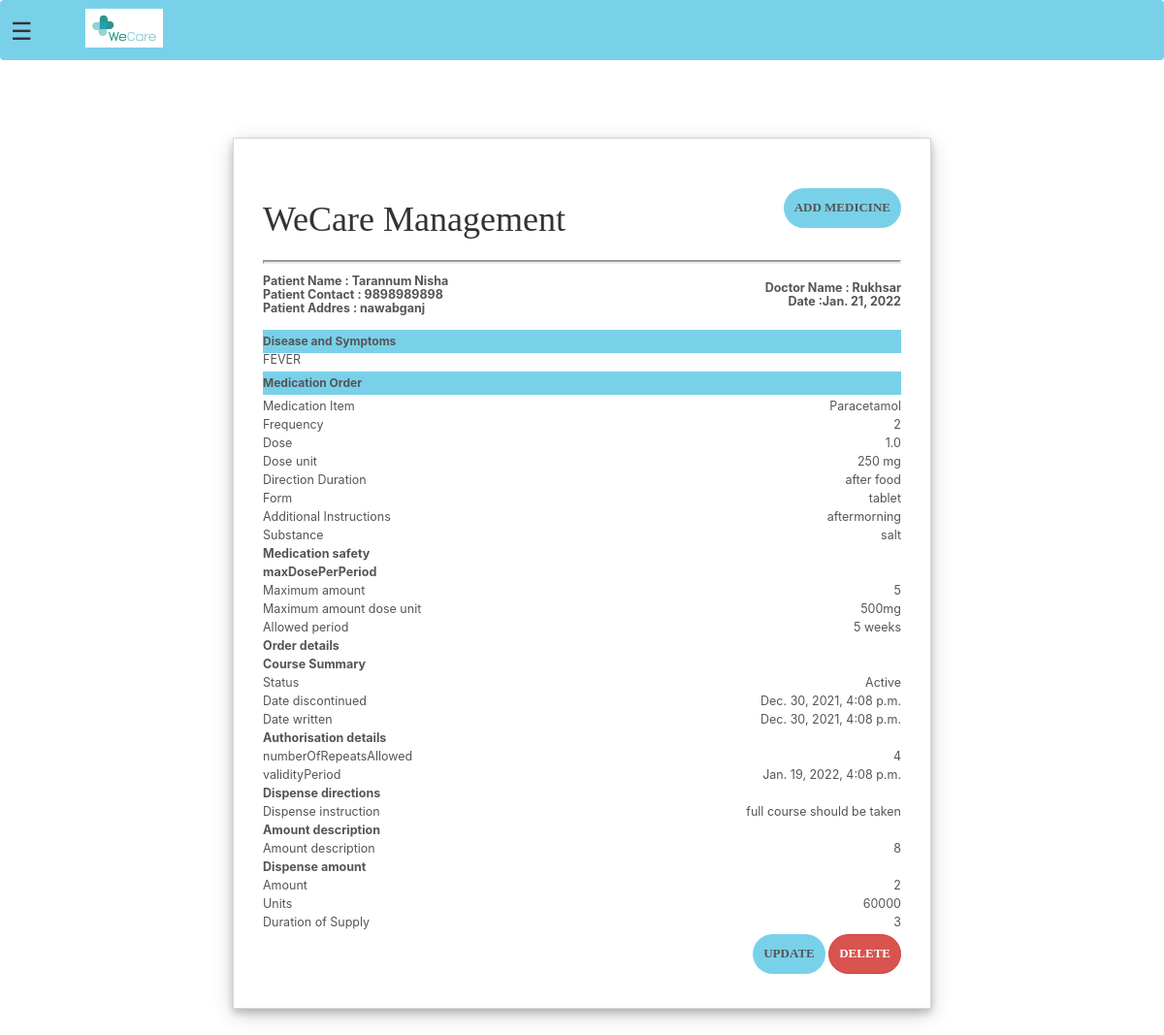
The app's page /new-prescription/3 (signed in) with its own data.
### hospital/models.py (models this page shows, shortened)
class Patient(models.Model):
    user = models.OneToOneField(User, on_delete=models.CASCADE)
    profile_pic = models.ImageField(
        upload_to='profile_pic/PatientProfilePic/', null=True, blank=True)
    address = models.CharField(max_length=40)
    mobile = models.CharField(max_length=20, null=False)
    symptoms = models.CharField(max_length=100, null=False)
    assignedDoctorId = models.PositiveIntegerField(null=True)
    allergy_substance = models.CharField(max_length=100)
    allergy_criticality = models.CharField(
        max_length=20, choices=criticality, default='low')
    problems_list = models.CharField(max_length=100, null=False)
    immunization = models.CharField(max_length=100, null=False)
    history_procedure = models.CharField(max_length=100, null=False)
    diagnostic_results = models.FileField(
        upload_to='patient_document/', null=True, blank=True)
    past_history_of_illness = models.CharField(max_length=100, null=False)
    @property
    def get_name(self):
        return self.user.first_name+" "+self.user.last_name

class PatientPrescriptionDetails(models.Model):
    patientId=models.PositiveIntegerField(null=True)
    medicationItem=models.CharField(max_length=100)
    frequency=models.PositiveIntegerField(null=False)
    dose=models.FloatField(null=False)
    doseUnit=models.CharField(max_length=100)
    directionDuration=models.CharField(max_length=200)
    form=models.CharField(max_length=100)
    additionalInstruc=models.CharField(max_length=400)
    substance=models.CharField(max_length=100)
    date=models.DateField(auto_now=True)
    safetyAmount=models.PositiveIntegerField(null=False)
    safetyDoseUnit=models.CharField(max_length=400)
    safetyAllowedPer=models.CharField(max_length=400)
    orderStatus=models.CharField(max_length=100)
    orderDateDisc=models.DateTimeField(blank=True,default=datetime.now)
    orderDateWritten=models.DateTimeField(blank=True,default=datetime.now)
    authRepeat=models.PositiveIntegerField(null=False,blank=True)
    authValPer=models.DateTimeField(blank=True,default=datetime.now)
    dispInstruc=models.CharField(max_length=100,blank=True)
    dispDescrip=models.CharField(max_length=100,blank=True)
    dispAmount=models.PositiveIntegerField(null=False,blank=True)
    dispAmountUnits=models.CharField(max_length=200,blank=True)
    dispDurution=models.CharField(max_length=200,blank=True)

### hospital/views.py (the view)
@login_required(login_url='doctorlogin')
@user_passes_test(is_doctor)
def new_prescription_patient_view(request, pk):
    patient = models.Patient.objects.get(id=pk)
    assignedDoctor = models.User.objects.all().filter(id=patient.assignedDoctorId)
    pDD = models.PatientPrescriptionDetails.objects.all().filter(patientId=pk)
    patientDict = {
        'patientId': pk,
        'name': patient.get_name,
        'mobile': patient.mobile,
        'address': patient.address,
        'symptoms': patient.symptoms,
        'assignedDoctorName': assignedDoctor[0].first_name,
        'pDD': pDD,
        'todayDate': date.today(),
        'doctor': models.Doctor.objects.get(user_id=request.user.id),
    }
    return render(request, 'hospital/patient_new_prescription.html', context=patientDict)

### hospital/views.py (called while the page is built)
def is_doctor(user):
    return user.groups.filter(name='DOCTOR').exists()

### templates/hospital/patient_new_prescription.html (shortened to what this page needs)
{% extends 'hospital/doctor_base.html' %}
{% block content %}
{% load static %}
<head>
    <link href="//netdna.bootstrapcdn.com/bootstrap/3.0.0/css/bootstrap.min.css" rel="stylesheet" id="bootstrap-css">
</head>
<br>
<div class="invoice-box">
  <table cellpadding="0" cellspacing="0">
    <tr class="top">
      <td colspan="2">
        <table>
          <tr>
            <td class="title">
              <h1 style="font-family: Cambria, Cochin, Georgia, Times, 'Times New Roman', serif;">WeCare Management</h1>
            </td>
            <td>
              <a href="{% url 'add-medicine' patientId %}" class="btn btn-white" role="button"
               aria-pressed="true"><b style="color: #555;">Add Medicine</b></a>
            </td>
          </tr>
        </table>
        <hr>
      </td>
    </tr>
    <tr class="information">
      <td colspan="2">
        <table>
          <tr>
            <td>
              Patient Name : {{name}}<br>
              Patient Contact : {{mobile}}<br>
              Patient Addres : {{address}}<br>
            </td>
            <td>
              Doctor Name :
              {{assignedDoctorName}}<br>
               Date :{{todayDate}}
            </td>
          </tr>
        </table>
      </td>
    </tr>
    <tr class="heading">
      <td colspan="2">
        Disease and Symptoms
      </td>
    </tr>
    <tr class="details" style="text-transform: uppercase; padding-top: 10px;">
      <td>
        {{symptoms}}
      </td>
    </tr>
    <br>
    <tr class="heading">
      <td colspan="2">
        Medication Order
      </td>
    </tr>
    {% for m in pDD %}
      {% if m.date == todayDate %}
      <td>
       <tr class="item">
            <td >
              Medication Item
            </td>
            <td>
              {{m.medicationItem}}
            </td>
            <td>
              Frequency
            </td>
            <td>
              {{m.frequency}}
            </td>
          </tr>
          <tr class="item">
            <td>
              Dose
            </td>
            <td>
              {{m.dose}}
            </td>
          </tr>
          <tr class="item">
            <td>
              Dose unit
            </td>
            <td>
              {{m.doseUnit}}
            </td>
          </tr>
          <tr class="item">
            <td>
              Direction Duration
            </td>
            <td>
              {{m.directionDuration}}
            </td>
          </tr>
          <tr class="item">
            <td>
              Form
            </td>
            <td>
              {{m.form}}
            </td>
          </tr>
          <tr class="item">
            <td>
              Additional Instructions
            </td>
            <td>
              {{m.additionalInstruc}}
            </td>
          </tr>
          <tr class="item">
            <td>
              Substance
            </td>
            <td>
              {{m.substance}}
            </td>
          </tr>
          <tr class="item">
            <td>
             <b> Medication safety</b>
            </td>
          </tr>
          <tr class="item">
            <td>
             <b> maxDosePerPeriod</b>
            </td>
          </tr>
          <tr>
            <td>
              Maximum amount
            </td>
            <td>
              {{m.safetyAmount}}
            </td>
          </tr>
          <tr class="item">
            <td>
              Maximum amount dose unit
            </td>
            <td>
              {{m.safetyDoseUnit}}
            </td>
          </tr>
          <tr class="item">
            <td>
              Allowed period
            </td>
            <td>
              {{m.safetyAllowedPer}}
            </td>
          </tr>
          <tr class="item">
            <td>
              <b>Order details</b>
            </td>
          </tr>
          <tr class="item">
            <td>
              <b>Course Summary</b>
            </td>
          </tr>
          <tr>
            <td>
              Status
            </td>
            <td>
              {{m.orderStatus}}
            </td>
          </tr>
          <tr class="item">
            <td>
              Date discontinued
            </td>
            <td>
              {{m.orderDateDisc}}
            </td>
          </tr>
          <tr class="item">
            <td>
              Date written
            </td>
            <td>
              {{m.orderDateWritten}}
            </td>
          </tr>
          <tr class="item">
            <td>
              <b>Authorisation details</b>
            </td>
          </tr>
          <tr>
            <td>
              numberOfRepeatsAllowed
            </td>
            <td>
              {{m.authRepeat}}
            </td>
          </tr>
          <tr class="item">
            <td>
              validityPeriod
            </td>
            <td>
              {{m.authValPer}}
            </td>
          </tr>
          <tr class="item">
            <td>
             <b> Dispense directions</b>
            </td>
          </tr>
          <tr class="item">
            <td>
              Dispense instruction
            </td>
            <td>
              {{m.dispInstruc}}
            </td>
            <tr class="item">
              <td>
               <b> Amount description</b>
              </td>
            </tr>
          </tr>
            <tr class="item">
            <td>
              Amount description
              </td>
              <td>
                {{m.dispDescrip}}
                </td>
          </tr>
          <tr class="item">
            <td>
             <b> Dispense amount </b>
            </td>
          </tr>
          <tr>
            <td>
              Amount
            </td>
            <td>
              {{m.dispAmount}}
            </td>
          </tr>
          <tr class="item">
            <td>
              Units
            </td>
            <td>
              {{m.dispAmountUnits}}
            </td>
          </tr>
          <tr class="item">
            <td>
              Duration of Supply
            </td>
            <td>
              {{m.dispDurution}}
            </td>
          </tr>
          <tr class="item">
          <td></td>
            <td>
              <a href="{% url 'update-medicine' patientId m.pk %}" class="btn btn-white" role="button"aria-pressed="true"><b style="color: #555;">Update</b></a>
              <a href="{% url 'delete-medicine' patientId m.pk %}" class="btn btn-danger " role="button"aria-pressed="true"><b style="color: #fff;">Delete</b></a>
            </td>
          </tr>
      </td>
      {% endif %}
    {% endfor %}
  </table>
</div>
<br> <br> <br>
{% endblock content %}

### templates/hospital/doctor_base.html (style rules this page uses)
a:link { text-decoration: none; }
a { color: white; ; }

### templates/hospital/patient_new_prescription.html (style rules this page uses)
.invoice-box { width: 60%; max-width: 3000px; margin: auto; padding: 30px; border: 1px solid #0D98BE; box-shadow: 0 4px 8px 0 rgba(0, 0, 0, 0.2), 0 6px 20px 0 rgba(0, 0, 0, 0.19); border:solid rgba(218, 213, 213, 0.993) 1px ; font-size: 1.25rem; line-height: 14px; font-family:-apple-system, BlinkMacSystemFont,"Segoe UI",Roboto,"Helvetica Neue",Arial,"Noto Sans",sans-serif,"Apple Color Emoji","Segoe UI Emoji","Segoe UI Symbol","Noto Color Emoji"; color: #555; }
.invoice-box table { width: 100%; line-height: inherit; text-align: left; }
.invoice-box table td { padding-bottom: 5px; }
.invoice-box table tr td:nth-child(2) { text-align: right; }
.invoice-box table tr.top table td { padding-bottom: 20px; }
.invoice-box table tr.top table td.title { font-size: 45px; line-height: 45px; color: #333; padding-bottom: 5px; }
.invoice-box table tr.information table td { padding-bottom: 10px; font-weight:700; }
.invoice-box table tr.heading td { background:#79d1e9; padding-top:5px; font-weight: bold; font-size: 12px; }
.btn-white { background-color:#79d1e9; color:white; }
.btn:link,.btn:visited { text-transform:uppercase; text-decoration:none; font-size: small; font-family: 'Times New Roman', Times, serif; padding:10px; display:inline-block; border-radius: 100px; }
hr { display: block; margin-top: 0.5em; margin-bottom: 0.5em; margin-left: auto; margin-right: auto; border-style: inset; border-width: 2px; }

### records on screen
Patient: mobile "9898989898", address "nawabganj", symptoms "FEVER"
PatientPrescriptionDetails: medicationItem "Paracetamol", frequency "2", dose "1.0", doseUnit "250 mg", directionDuration "after food", form "tablet", additionalInstruc "aftermorning", substance "salt", safetyAmount "5", safetyDoseUnit "500mg", safetyAllowedPer "5 weeks", orderStatus "Active", orderDateDisc "Dec. 30, 2021, 4:08 p.m.", orderDateWritten "Dec. 30, 2021, 4:08 p.m.", authRepeat "4", authValPer "Jan. 19, 2022, 4:08 p.m.", dispInstruc "full course should be taken", dispDescrip "8", dispAmount "2", dispAmountUnits "60000", dispDurution "3"

### other values on screen
{{ name }} "Tarannum Nisha"
{{ assignedDoctorName }} "Rukhsar"
